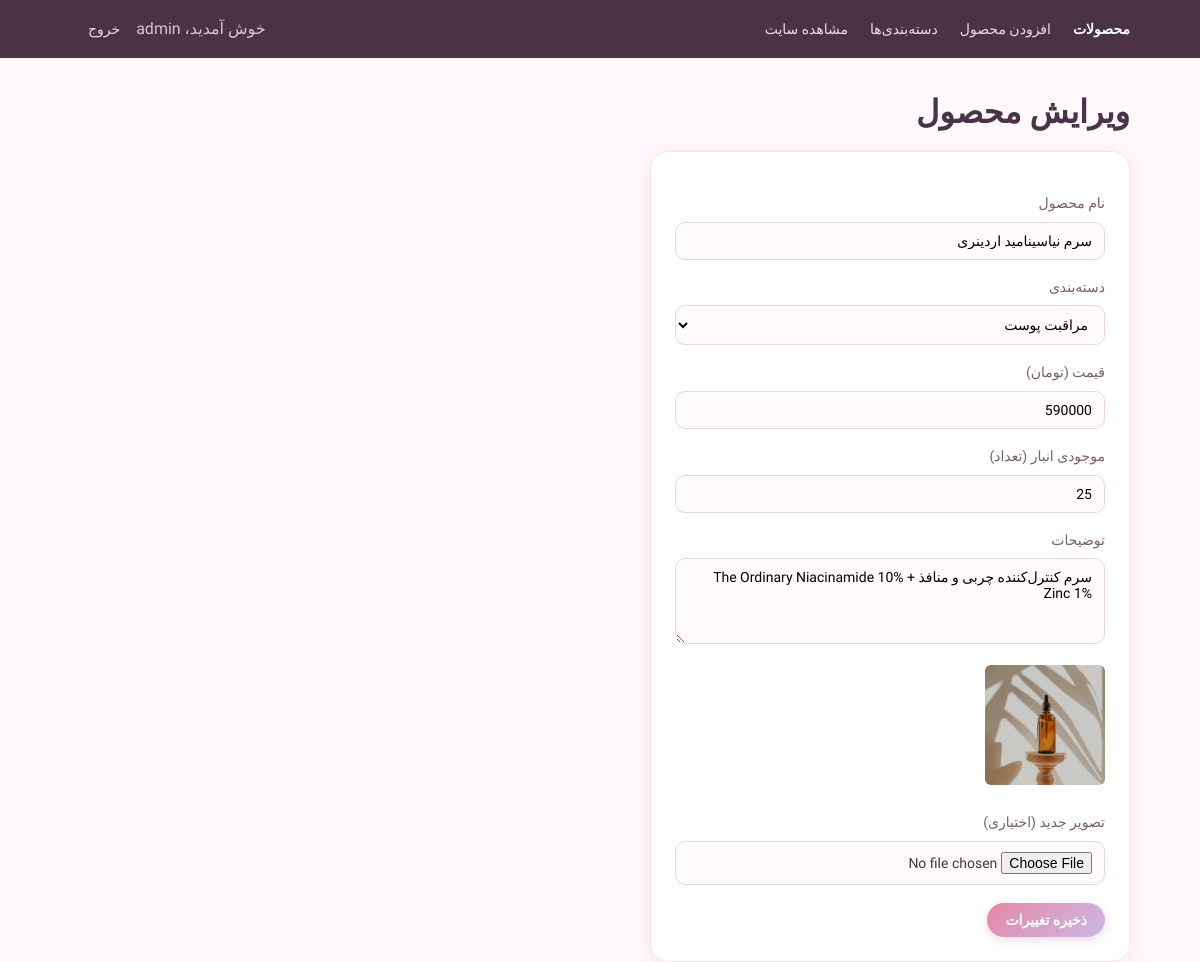
The app's page /admin/edit_product.php?id=15 (signed in) with its own data.
### tables this page shows
CREATE TABLE products (
    id INT AUTO_INCREMENT PRIMARY KEY,
    category_id INT,
    name VARCHAR(150) NOT NULL,
    description TEXT,
    price INT NOT NULL,
    stock INT UNSIGNED NOT NULL DEFAULT 0,
    image VARCHAR(255) DEFAULT NULL,
    created_at DATETIME DEFAULT CURRENT_TIMESTAMP,
    FOREIGN KEY (category_id) REFERENCES categories(id) ON DELETE SET NULL
);

CREATE TABLE categories (
    id INT AUTO_INCREMENT PRIMARY KEY,
    name VARCHAR(100) NOT NULL
);

### classes/Database.php (called while the page is built, shortened)
<?php
class Database
{
    private static ?mysqli $connection = null;
    public static function getConnection(): mysqli
    {
        if (self::$connection === null) {
            self::$connection = mysqli_connect(
                $_ENV['DB_HOST'] ?? 'localhost',
                $_ENV['DB_USER'] ?? 'root',
                $_ENV['DB_PASS'] ?? '',
                $_ENV['DB_NAME'] ?? 'store_db'
            );
            mysqli_set_charset(self::$connection, 'utf8mb4');
        }
        return self::$connection;
    }
}

### classes/Model.php (called while the page is built, shortened)
<?php
abstract class Model
{
    protected static string $table;
    protected mysqli $conn;
    public function __construct()
    {
        $this->conn = Database::getConnection();
    }
    public function find(int $id): ?array
    {
        $stmt = mysqli_prepare($this->conn, "SELECT * FROM " . static::$table . " WHERE id = ?");
        mysqli_stmt_bind_param($stmt, 'i', $id);
        mysqli_stmt_execute($stmt);
        $result = mysqli_stmt_get_result($stmt);
        $row = mysqli_fetch_assoc($result);
        return $row ?: null;
    }
    public function all(string $orderBy = 'id DESC', ?int $limit = null): array
    {
        $sql = "SELECT * FROM " . static::$table . " ORDER BY " . $orderBy;
        $result = mysqli_query($this->conn, $sql);
        $rows = [];
        while ($row = mysqli_fetch_assoc($result)) {
            $rows[] = $row;
        }
        return $rows;
    }
}

### includes/functions.php (called while the page is built, shortened)
<?php
function clean_input($data)
{
    $data = trim($data);
    $data = stripslashes($data);
    $data = htmlspecialchars($data, ENT_QUOTES, 'UTF-8');
    return $data;
}
    ?>

### config/app.php (called while the page is built, shortened)
<?php
function url(string $path = ''): string
{
    return BASE_PATH . '/' . ltrim($path, '/');
}

### admin/edit_product.php (the view, shortened to what this page needs)
<?php
require_once __DIR__ . '/../includes/functions.php';
$id = isset($_GET['id']) ? (int) $_GET['id'] : 0;
$productModel = new Product();
$product = $productModel->find($id);
$name = $product['name'];
$description = $product['description'];
$price = (string) $product['price'];
$stock = (string) $product['stock'];
$category_id = (int) $product['category_id'];
require_once __DIR__ . '/_header.php';
$categories = (new Category())->all('id ASC');
?>
<h1>ویرایش محصول</h1>
<form method="post" action="edit_product.php?id=<?php echo $id; ?>" enctype="multipart/form-data" class="box">
    <label for="name">نام محصول</label>
    <input type="text" id="name" name="name" value="<?php echo clean_input($name); ?>">
    <label for="category_id">دسته‌بندی</label>
    <select id="category_id" name="category_id">
        <?php foreach ($categories as $cat): ?>
            <option value="<?php echo $cat['id']; ?>" <?php echo $category_id === (int)$cat['id'] ? 'selected' : ''; ?>>
                <?php echo clean_input($cat['name']); ?>
            </option>
        <?php endforeach; ?>
    </select>
    <label for="price">قیمت (تومان)</label>
    <input type="text" inputmode="numeric" id="price" name="price" value="<?php echo clean_input($price); ?>">
    <label for="stock">موجودی انبار (تعداد)</label>
    <input type="number" id="stock" name="stock" min="0" step="1" value="<?php echo clean_input($stock); ?>">
    <label for="description">توضیحات</label>
    <textarea id="description" name="description" rows="4"><?php echo clean_input($description); ?></textarea>
    <?php if ($product['image']): ?>
        <img src="<?php echo url('uploads/products/' . $product['image']); ?>" style="width:120px; margin-top:10px; border-radius:6px;" alt="">
    <?php endif; ?>
    <label for="image">تصویر جدید (اختیاری)</label>
    <input type="file" id="image" name="image" accept="image/*">
    <button type="submit" class="btn">ذخیره تغییرات</button>
</form>
<?php require_once __DIR__ . '/_footer.php'; ?>

### assets/css/style.css (style rules this page uses)
* { box-sizing: border-box; margin: 0; padding: 0; }
:root { --pink: #e588a3; --pink-dark: #c1536e; --pink-light: #fbe4ee; --rosewater: #ffd6d1; --lavender: #cbb8e8; --cream: #fff8fb; --plum: #4a3347; --plum-soft: #7a5c72; --gold: #cf9d4f; }
body { font-family: 'Vazirmatn', Tahoma, Arial, sans-serif; background: var(--cream); color: var(--plum); line-height: 1.9; }
h1 { color: var(--plum); font-weight: 700; margin-bottom: 8px; }
.btn { display: inline-block; background: linear-gradient(135deg, var(--pink), var(--lavender)); color: #fff; border: none; padding: 9px 18px; border-radius: 999px; text-decoration: none; cursor: pointer; font-size: 14px; font-family: inherit; font-weight: 600; box-shadow: 0 3px 10px rgba(215, 150, 180, .35); }
.box { background: #fff; padding: 24px; border-radius: 18px; max-width: 480px; box-shadow: 0 4px 18px rgba(215, 150, 180, .18); border: 1px solid #f8e3ee; }
form.box label { display: block; margin-top: 14px; margin-bottom: 5px; font-size: 14px; color: var(--plum-soft); font-weight: 500; }
form.box input, form.box textarea, form.box select { width: 100%; padding: 10px 12px; border: 1px solid #f0d3e2; border-radius: 10px; font-family: inherit; background: #fffafc; font-size: 14px; }
form.box button { margin-top: 18px; }

### records on screen
products: name "سرم نیاسینامید اردینری", category_id "مراقبت پوست", price "590000", stock "25", description "سرم کنترل‌کننده چربی و منافذ The Ordinary Niacinamide 10% + Zinc 1%", image (picture)

### other values on screen
clean_input($_SESSION['admin_username']) "admin"
